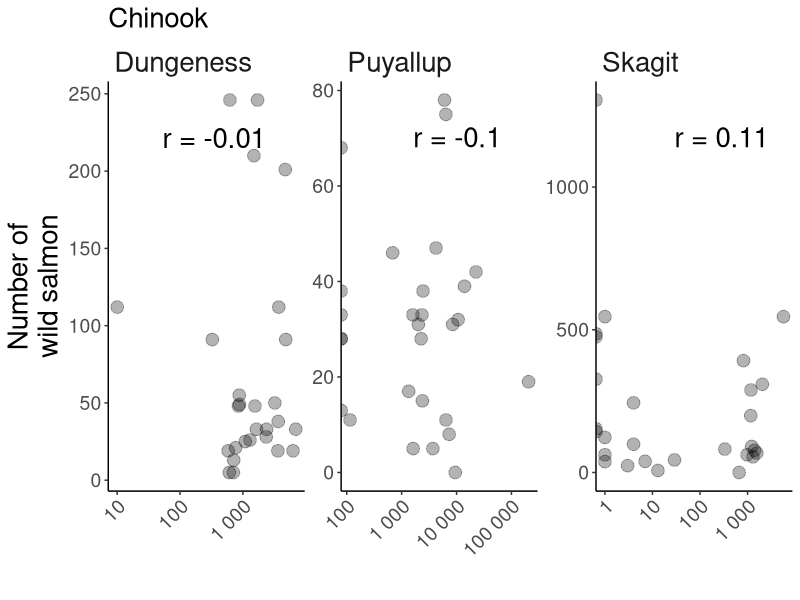
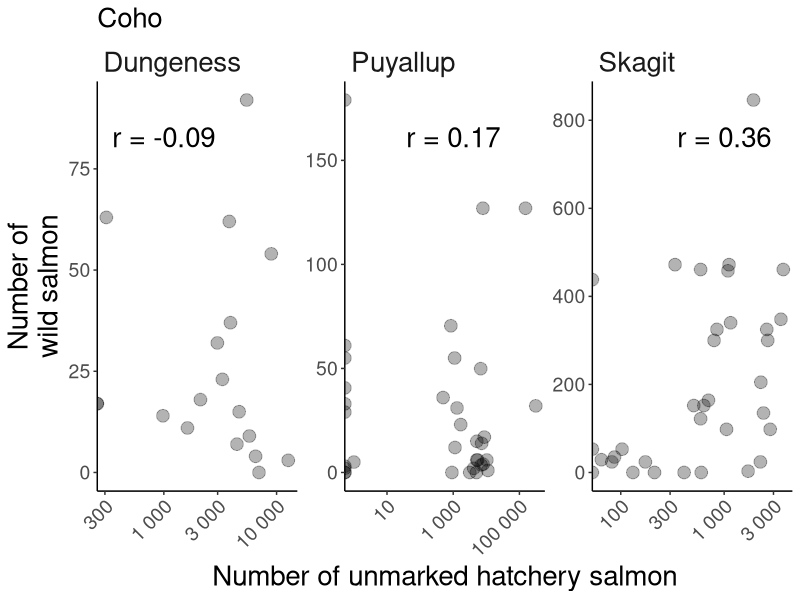
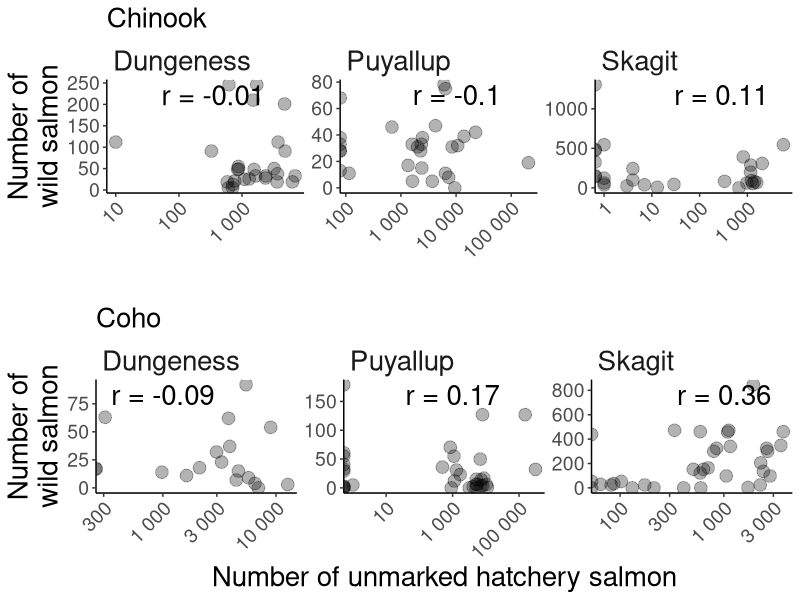
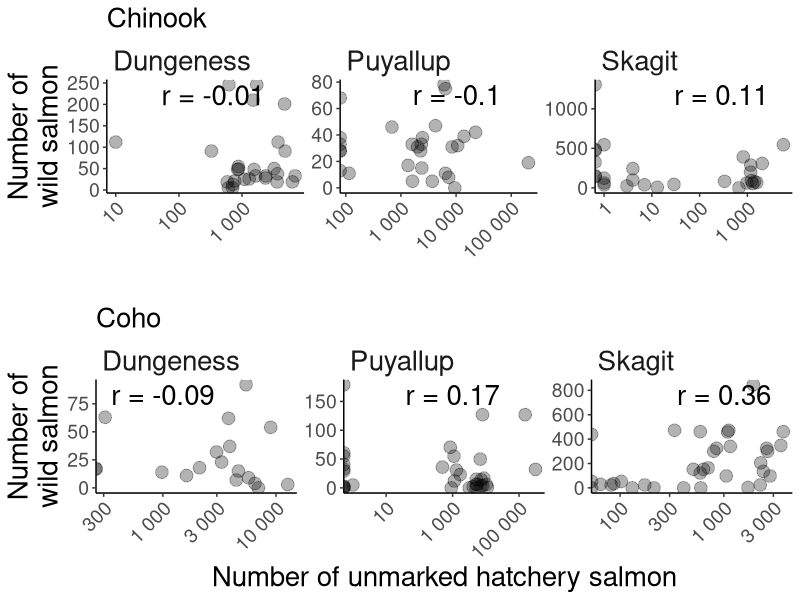

The R script that drew these images, in order:

library(here)
library(dplyr)
library(ggplot2)
library(tidyverse)
library(ggpubr)

#read files

dungeness_chinook <- read.csv(here("data", "data_backup_pied_piper_r",
                                   "dungeness","unmarked_hatchery_chinook_corrected.csv"),header=TRUE)
dungeness_coho <- read.csv(here("data","data_backup_pied_piper_r",
                                "dungeness","unmarked_hatchery_coho_corrected.csv"),header=TRUE)

puyallup_chinook <- read.csv(here("data","data_backup_pied_piper_r",
                                  "puyallup","unmarked_hatchery_chinook_corrected_new.csv"),header=TRUE)

puyallup_coho <- read.csv(here("data","data_backup_pied_piper_r",
                               "puyallup","unmarked_hatchery_coho_corrected_new.csv"),header=TRUE)

skagit_chinook <- read.csv(here("data","data_backup_pied_piper_r",
                                "skagit","unmarked_hatchery_chinook_corrected.csv"),header=TRUE)

skagit_coho <- read.csv(here("data","data_backup_pied_piper_r",
                             "skagit","unmarked_hatchery_coho_corrected.csv"),header=TRUE)


#aggregate the data

colnames(dungeness_chinook)
colnames(dungeness_coho)
colnames(puyallup_chinook)
colnames(puyallup_coho)
colnames(skagit_chinook)
colnames(skagit_coho)

#make the dataframe long by pivot longer

dungeness_chinook_long <- dungeness_chinook %>% 
  mutate(river = "Dungeness", species = "chinook") %>%
  rename(Date = chinook0_dungeness_Date, unmarked = chinook0_dungeness_unmarked,
         wild = chinook0_dungeness_wild_num, hatchery = chinook0_dungeness_hatchery_num,
         unmarked_prop = chinook0_dungeness_unmarked_prop,
         wild_prop = chinook0_dungeness_wild_prop
  )

dungeness_coho_long <- dungeness_coho %>%
  mutate(river = "Dungeness", species = "coho") %>%
  rename(Date = coho1_dungeness_Date, unmarked = coho1_dungeness_unmarked,
         wild = coho1_dungeness_wild_num, hatchery = coho1_dungeness_hatchery_num,
         unmarked_prop = coho1_dungeness_unmarked_prop,
         wild_prop = coho1_dungeness_wild_prop
  )

puyallup_chinook_long <- puyallup_chinook %>%
  mutate(river = "Puyallup", species = "chinook") %>%
  rename(Date = chinook0_puyallup_Date, unmarked = chinook0_puyallup_unmarked,
         wild = chinook0_puyallup_wild_num, hatchery = chinook0_puyallup_hatchery_num,
         unmarked_prop = chinook0_puyallup_unmarked_prop,
         wild_prop = chinook0_puyallup_wild_prop
  )

puyallup_coho_long <- puyallup_coho %>%
  mutate(river = "Puyallup", species = "coho") %>%
  rename(Date = coho1_puyallup_Date, unmarked = coho1_puyallup_unmarked,
         wild = coho1_puyallup_wild_num, hatchery = coho1_puyallup_hatchery_num,
         unmarked_prop = coho1_puyallup_unmarked_prop,
         wild_prop = coho1_puyallup_wild_prop
  )

skagit_chinook_long <- skagit_chinook %>%
  mutate(river = "Skagit", species = "chinook") %>%
  rename(Date = chinook0_skagit_Date, unmarked = chinook0_skagit_unmarked,
         wild = chinook0_skagit_wild_num, hatchery = chinook0_skagit_hatchery_num,
         unmarked_prop = chinook0_skagit_unmarked_prop,
         wild_prop = chinook0_skagit_wild_prop
  )

skagit_coho_long <- skagit_coho %>%
  mutate(river = "Skagit", species = "coho") %>%
  rename(Date = coho1_skagit_Date, unmarked = coho1_skagit_unmarked,
         wild = coho1_skagit_wild_num, hatchery = coho1_skagit_hatchery_num,
         unmarked_prop = coho1_skagit_unmarked_prop,
         wild_prop = coho1_skagit_wild_prop
  )


unmarked_hatchery <- bind_rows(dungeness_chinook_long, dungeness_coho_long,
                               puyallup_chinook_long, puyallup_coho_long,
                               skagit_chinook_long,
                               skagit_coho_long)
#caluclate correlation between unmarked and wild for each species and river

correlations <- unmarked_hatchery %>%
  group_by(river, species) %>%
  mutate(max_unmarked = max(unmarked), max_wild = max(wild, na.rm = TRUE)) %>% 
  summarise(correlation = cor(unmarked, wild, use = "complete.obs"), max_unmarked = max(max_unmarked),
            max_wild = max(max_wild))


chinook_p <- unmarked_hatchery %>%
  filter(species == "chinook") %>%
  ggplot(aes(x = unmarked, y = wild)) +
  geom_point(alpha = 0.3,size= 4) +
  facet_wrap(~river, ncol = 3, scales = "free") +
  labs(x  = "", y = "Number of\nwild salmon", title = "Chinook") +
  theme_classic() +
  geom_text(data = correlations %>% filter(species == "chinook"), 
            aes(0.05 * max_unmarked,
                0.9 * max_wild,
                label = paste("r =",round(correlation,2)
                )),
            size = 7
  )+
  
  #captilize the first letter of the river name
  theme(strip.background = element_blank(),
        strip.text.x = element_text(size = 20, hjust = 0),
        axis.title = element_text(size = 20),
        axis.text = element_text(size = 10),
        plot.title = element_text(size = 20),
        axis.text.x = element_text(angle = 45, hjust = 1, size = 14),
        axis.text.y = element_text(size = 14),
        title = element_text(size = 20)
  ) +
  #make x axis log scale and do not have scientific notation
  scale_x_log10(labels = scales::label_number(accuracy = 1))

chinook_p

coho_p <- unmarked_hatchery %>%
  filter(species == "coho") %>%
  ggplot(aes(x = unmarked, y = wild)) +
  geom_point(alpha = 0.3,size= 4) +
  facet_wrap(~river, ncol = 3, scales = "free") +
  labs(x  = "Number of unmarked hatchery salmon", y = "Number of\nwild salmon", title = "Coho") +
  theme_classic() +
  geom_text(data = correlations %>% filter(species == "coho"), 
            aes(1000,
                0.9 * max_wild,
                label = paste("r =",round(correlation,2)
                )),
            size = 7
  )+
  
  #position the text on the left
  theme(strip.background = element_blank(),
        strip.text.x = element_text(size = 20, hjust = 0),
        axis.title = element_text(size = 20),
        axis.text = element_text(size = 10),
        plot.title = element_text(size = 20),
        axis.text.x = element_text(angle = 45, hjust = 1, size = 14),
        axis.text.y = element_text(size = 14),
        title = element_text(size = 20)
  ) +
  scale_x_log10(labels = scales::label_number(accuracy = 1))

coho_p


#combine the plots
ggarrange(chinook_p, coho_p, ncol = 1, nrow = 2, common.legend = TRUE, legend = "bottom",
          heights = c(1,1))
ggsave(here("output","unmarked_wild_scatter_new_new.png"), width = 10, height = 8, units = "in")
